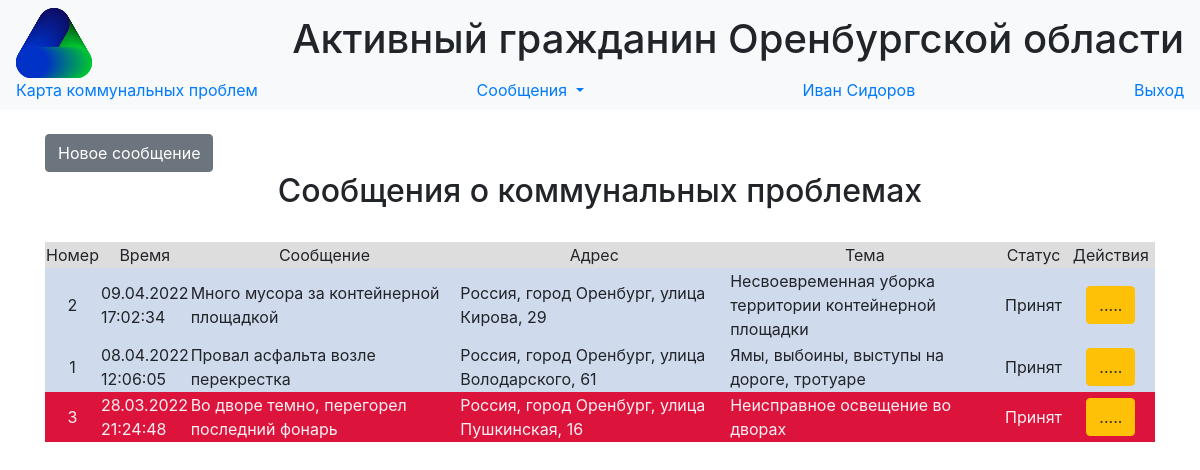
The app's page /calls (signed in), older data.
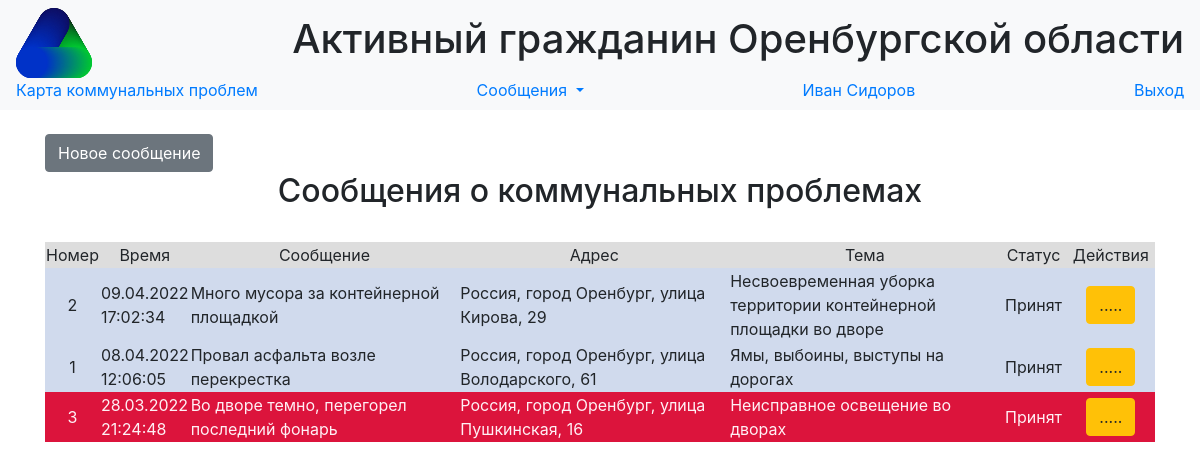
The same page, newer data.
### data/users.py (models this page shows, shortened)
class User(SqlAlchemyBase, UserMixin,SerializerMixin):
    __tablename__ = 'users'
    id = sqlalchemy.Column(sqlalchemy.Integer,
                           primary_key=True, autoincrement=True)
    surname = sqlalchemy.Column(sqlalchemy.String, nullable=True)
    name = sqlalchemy.Column(sqlalchemy.String, nullable=True)
    position = sqlalchemy.Column(sqlalchemy.String, nullable=True)
    locality = sqlalchemy.Column(sqlalchemy.String, nullable=True)
    email = sqlalchemy.Column(sqlalchemy.String,
                              index=True, unique=True, nullable=True)
    hashed_password = sqlalchemy.Column(sqlalchemy.String, nullable=True)
    modified_date = sqlalchemy.Column(sqlalchemy.DateTime,
                                      default=datetime.datetime.now)

### data/calls.py (models this page shows, shortened)
class Call(SqlAlchemyBase, SerializerMixin):
    __tablename__ = 'calls'
    id = sqlalchemy.Column(sqlalchemy.Integer,
                           primary_key=True, autoincrement=True)
    message = sqlalchemy.Column(sqlalchemy.String, nullable=True)
    address = sqlalchemy.Column(sqlalchemy.String, nullable=True)
    point = sqlalchemy.Column(sqlalchemy.String, nullable=True)
    service = sqlalchemy.Column(sqlalchemy.String, nullable=True)
    status = sqlalchemy.Column(sqlalchemy.String, nullable=True)
    call_time = sqlalchemy.Column(sqlalchemy.DateTime,
                                  default=datetime.datetime.utcnow())
    finish_time = sqlalchemy.Column(sqlalchemy.DateTime,
                                    nullable=True)
    answer = sqlalchemy.Column(sqlalchemy.String, nullable=True)

### main.py (the view)
@app.route('/calls')
@login_required
def calls():
    db_sess = db_session.create_session()
    calls = db_sess.query(Call).order_by(desc(Call.call_time)).all()
    db_sess.commit()
    return render_template('calls.html', calls=calls, time_now=datetime.datetime.today())

### data/db_session.py (called while the page is built)
def create_session() -> Session:
    global __factory
    return __factory()

### main.py (called while the page is built)
@login_manager.user_loader
def load_user(user_id):
    db_sess = db_session.create_session()
    return db_sess.query(User).get(user_id)

### templates/calls.html (shortened to what this page needs)
{% extends "base.html" %}
{% block content %}
{% set STATUSES  = {"received": "Принят", "serviced": "Выполняется", "finished":  "Завершен"} %}
<br>
{% if current_user.is_authenticated %}
    <a href="/add_call" class="btn btn-secondary">Новое сообщение</a>
{% endif %}
<br>
<h2 align="center">Сообщения о коммунальных проблемах</h2>
<br>
<div class="table_container">
    <table class="my_table">
        <tr class="my_row">
            <td class="title" width="2%" bgcolor="#dddddd" align="center">Номер</td>
            <td class="title" width="5%" bgcolor="#dddddd" align="center">Время</td>
            <td class="title" width="25%" bgcolor="#dddddd" align="center">Сообщение</td>
            <td class="title" width="25%" bgcolor="#dddddd" align="center">Адрес</td>
            <td class="title" width="25%" bgcolor="#dddddd" align="center">Тема</td>
            <td class="title" width="6%" bgcolor="#dddddd" align="center">Статус</td>
            <td class="title" width="8%" bgcolor="#dddddd" align="center">Действия</td>
        </tr>
        {% for call in calls %}
            {% if (time_now - call.call_time).days >= 10 and call.status != "finished" %}
                {%  set color = "#dc143c" %}
                {% set text_color = "#FFF0F5" %}
            {% else %}
                {% set color = "#d0daed"  %}
                {% set text_color = "ffffff" %}
            {% endif %}
        <tr class="my_row">
            <td class="ordinary" bgcolor ={{color}} align="center" style="color:{{text_color}}">{{ call.id }}</td>
            <td class="ordinary" bgcolor ={{color}} style="color:{{text_color}}">{{ moment(call.call_time).format("DD.MM.YYYY HH:mm:ss") }}</td>
            <td class="ordinary" bgcolor ={{color}} style="color:{{text_color}}">{{ call.message }}</td>
            <td class="ordinary" bgcolor ={{color}} style="color:{{text_color}}">
                <span class="ymaps-geolink">
                        {{ call.address }}
                </span>
            </td>
            <td class="ordinary" bgcolor ={{color}} style="color:{{text_color}}">
                {{ call.service }}
            </td>
            <td class="ordinary" bgcolor ={{color}} align="center" style="color:{{text_color}}">{{ STATUSES[call.status] }}</td>
            <td class="ordinary" bgcolor ={{color}} align="center" style="color:{{text_color}}">
                {% if current_user.is_authenticated %}
                <div>       <a href="/calls/{{ call.id }}" class="btn btn-warning">.....</a>
                </div>
                {% endif %}
            </td>
        </tr>
        {% endfor %}
    </table>
</div>
{% endblock %}

### templates/base.html (shortened to what this page needs)
<!DOCTYPE html>
<html lang="en">
<head>
    <link rel="stylesheet" href="../static/css/bootstrap.min.css">
    <link rel="stylesheet" type="text/css" href="../static/css/style.css" />
</head>
  <body>
    <header>
      <nav class="navbar navbar-light bg-light">
          <img src="/static/favicon.svg" height = "70px">
          <h1>Активный гражданин Оренбургской области </h1>
          <a class="nav-brand" href="/map">Карта коммунальных проблем</a>
          {% if current_user.is_authenticated %}
          <div class="nav-item dropdown">
          <a class="nav-brand dropdown-toggle" href="#" id="navbarDropdownMenuLink" role="button"
             data-toggle="dropdown" aria-haspopup="true" aria-expanded="false"> Сообщения </a>
          </div>
          <a class="navbar-link" href="/users/{{current_user.id}}">{{current_user.name}} {{current_user.surname}}</a>
          <a class="navbar-link" href="/logout">Выход</a>
          {% else %}
            <p>
                <a class="btn btn-success" href="/login">Войти</a>
                <a class="btn btn-primary " href="/register">Зарегистрироваться</a>
            </p>
          {% endif %}
      </nav>
    </header>
    <main role="main" class="container">
        {% block content %}
        {% endblock %}
    </main>
  </body>
</html>

Row changes from the older to the newer data that the page shows:
changed Call "Много мусора за контейнерной площадкой": service "Несвоевременная уборка территории контейнерной площадки" → "Несвоевременная уборка территории контейнерной площадки во дворе"
changed Call "Провал асфальта возле перекрестка": service "Ямы, выбоины, выступы на дороге, тротуаре" → "Ямы, выбоины, выступы на дорогах"
